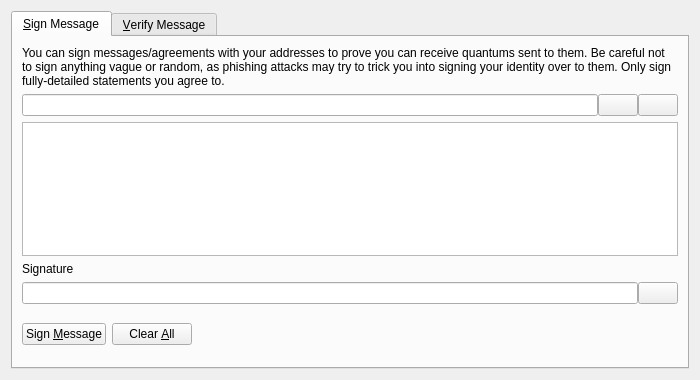
<?xml version="1.0" encoding="UTF-8"?>
<ui version="4.0">
 <class>SignVerifyMessageDialog</class>
 <widget class="QDialog" name="SignVerifyMessageDialog">
  <property name="geometry">
   <rect>
    <x>0</x>
    <y>0</y>
    <width>700</width>
    <height>380</height>
   </rect>
  </property>
  <property name="windowTitle">
   <string>Signatures - Sign / Verify a Message</string>
  </property>
  <property name="modal">
   <bool>true</bool>
  </property>
  <layout class="QVBoxLayout" name="verticalLayout">
   <item>
    <widget class="QTabWidget" name="tabWidget">
     <property name="currentIndex">
      <number>0</number>
     </property>
     <widget class="QWidget" name="tabSignMessage">
      <attribute name="title">
       <string>&amp;Sign Message</string>
      </attribute>
      <layout class="QVBoxLayout" name="verticalLayout_SM">
       <item>
        <widget class="QLabel" name="infoLabel_SM">
         <property name="text">
          <string>You can sign messages/agreements with your addresses to prove you can receive quantums sent to them. Be careful not to sign anything vague or random, as phishing attacks may try to trick you into signing your identity over to them. Only sign fully-detailed statements you agree to.</string>
         </property>
         <property name="textFormat">
          <enum>Qt::PlainText</enum>
         </property>
         <property name="wordWrap">
          <bool>true</bool>
         </property>
        </widget>
       </item>
       <item>
        <layout class="QHBoxLayout" name="horizontalLayout_1_SM">
         <property name="spacing">
          <number>0</number>
         </property>
         <item>
          <widget class="QValidatedLineEdit" name="addressIn_SM">
           <property name="toolTip">
            <string>The Quantum address to sign the message with</string>
           </property>
          </widget>
         </item>
         <item>
          <widget class="QPushButton" name="addressBookButton_SM">
           <property name="toolTip">
            <string>Choose previously used address</string>
           </property>
           <property name="text">
            <string/>
           </property>
           <property name="icon">
            <iconset resource="../quantum.qrc">
             <normaloff>:/icons/address-book</normaloff>:/icons/address-book</iconset>
           </property>
           <property name="shortcut">
            <string>Alt+A</string>
           </property>
           <property name="autoDefault">
            <bool>false</bool>
           </property>
          </widget>
         </item>
         <item>
          <widget class="QPushButton" name="pasteButton_SM">
           <property name="toolTip">
            <string>Paste address from clipboard</string>
           </property>
           <property name="text">
            <string/>
           </property>
           <property name="icon">
            <iconset resource="../quantum.qrc">
             <normaloff>:/icons/editpaste</normaloff>:/icons/editpaste</iconset>
           </property>
           <property name="shortcut">
            <string>Alt+P</string>
           </property>
           <property name="autoDefault">
            <bool>false</bool>
           </property>
          </widget>
         </item>
        </layout>
       </item>
       <item>
        <widget class="QPlainTextEdit" name="messageIn_SM">
         <property name="toolTip">
          <string>Enter the message you want to sign here</string>
         </property>
        </widget>
       </item>
       <item>
        <widget class="QLabel" name="signatureLabel_SM">
         <property name="text">
          <string>Signature</string>
         </property>
         <property name="textFormat">
          <enum>Qt::PlainText</enum>
         </property>
        </widget>
       </item>
       <item>
        <layout class="QHBoxLayout" name="horizontalLayout_2_SM">
         <property name="spacing">
          <number>0</number>
         </property>
         <item>
          <widget class="QLineEdit" name="signatureOut_SM">
           <property name="font">
            <font>
             <italic>true</italic>
            </font>
           </property>
           <property name="readOnly">
            <bool>true</bool>
           </property>
          </widget>
         </item>
         <item>
          <widget class="QPushButton" name="copySignatureButton_SM">
           <property name="toolTip">
            <string>Copy the current signature to the system clipboard</string>
           </property>
           <property name="text">
            <string/>
           </property>
           <property name="icon">
            <iconset resource="../quantum.qrc">
             <normaloff>:/icons/editcopy</normaloff>:/icons/editcopy</iconset>
           </property>
           <property name="autoDefault">
            <bool>false</bool>
           </property>
          </widget>
         </item>
        </layout>
       </item>
       <item>
        <layout class="QHBoxLayout" name="horizontalLayout_3_SM">
         <item>
          <widget class="QPushButton" name="signMessageButton_SM">
           <property name="toolTip">
            <string>Sign the message to prove you own this Quantum address</string>
           </property>
           <property name="text">
            <string>Sign &amp;Message</string>
           </property>
           <property name="icon">
            <iconset resource="../quantum.qrc">
             <normaloff>:/icons/edit</normaloff>:/icons/edit</iconset>
           </property>
           <property name="autoDefault">
            <bool>false</bool>
           </property>
          </widget>
         </item>
         <item>
          <widget class="QPushButton" name="clearButton_SM">
           <property name="toolTip">
            <string>Reset all sign message fields</string>
           </property>
           <property name="text">
            <string>Clear &amp;All</string>
           </property>
           <property name="icon">
            <iconset resource="../quantum.qrc">
             <normaloff>:/icons/remove</normaloff>:/icons/remove</iconset>
           </property>
           <property name="autoDefault">
            <bool>false</bool>
           </property>
          </widget>
         </item>
         <item>
          <spacer name="horizontalSpacer_1_SM">
           <property name="orientation">
            <enum>Qt::Horizontal</enum>
           </property>
           <property name="sizeHint" stdset="0">
            <size>
             <width>40</width>
             <height>48</height>
            </size>
           </property>
          </spacer>
         </item>
         <item>
          <widget class="QLabel" name="statusLabel_SM">
           <property name="font">
            <font>
             <weight>75</weight>
             <bold>true</bold>
            </font>
           </property>
           <property name="text">
            <string/>
           </property>
           <property name="wordWrap">
            <bool>true</bool>
           </property>
          </widget>
         </item>
         <item>
          <spacer name="horizontalSpacer_2_SM">
           <property name="orientation">
            <enum>Qt::Horizontal</enum>
           </property>
           <property name="sizeHint" stdset="0">
            <size>
             <width>40</width>
             <height>48</height>
            </size>
           </property>
          </spacer>
         </item>
        </layout>
       </item>
      </layout>
     </widget>
     <widget class="QWidget" name="tabVerifyMessage">
      <attribute name="title">
       <string>&amp;Verify Message</string>
      </attribute>
      <layout class="QVBoxLayout" name="verticalLayout_VM">
       <item>
        <widget class="QLabel" name="infoLabel_VM">
         <property name="text">
          <string>Enter the receiver's address, message (ensure you copy line breaks, spaces, tabs, etc. exactly) and signature below to verify the message. Be careful not to read more into the signature than what is in the signed message itself, to avoid being tricked by a man-in-the-middle attack. Note that this only proves the signing party receives with the address, it cannot prove sendership of any transaction!</string>
         </property>
         <property name="textFormat">
          <enum>Qt::PlainText</enum>
         </property>
         <property name="alignment">
          <set>Qt::AlignLeading|Qt::AlignLeft|Qt::AlignTop</set>
         </property>
         <property name="wordWrap">
          <bool>true</bool>
         </property>
        </widget>
       </item>
       <item>
        <layout class="QHBoxLayout" name="horizontalLayout_1_VM">
         <property name="spacing">
          <number>0</number>
         </property>
         <item>
          <widget class="QValidatedLineEdit" name="addressIn_VM">
           <property name="toolTip">
            <string>The Quantum address the message was signed with</string>
           </property>
          </widget>
         </item>
         <item>
          <widget class="QPushButton" name="addressBookButton_VM">
           <property name="toolTip">
            <string>Choose previously used address</string>
           </property>
           <property name="text">
            <string/>
           </property>
           <property name="icon">
            <iconset resource="../quantum.qrc">
             <normaloff>:/icons/address-book</normaloff>:/icons/address-book</iconset>
           </property>
           <property name="shortcut">
            <string>Alt+A</string>
           </property>
           <property name="autoDefault">
            <bool>false</bool>
           </property>
          </widget>
         </item>
        </layout>
       </item>
       <item>
        <widget class="QPlainTextEdit" name="messageIn_VM"/>
       </item>
       <item>
        <widget class="QValidatedLineEdit" name="signatureIn_VM"/>
       </item>
       <item>
        <layout class="QHBoxLayout" name="horizontalLayout_2_VM">
         <item>
          <widget class="QPushButton" name="verifyMessageButton_VM">
           <property name="toolTip">
            <string>Verify the message to ensure it was signed with the specified Quantum address</string>
           </property>
           <property name="text">
            <string>Verify &amp;Message</string>
           </property>
           <property name="icon">
            <iconset resource="../quantum.qrc">
             <normaloff>:/icons/transaction_0</normaloff>:/icons/transaction_0</iconset>
           </property>
           <property name="autoDefault">
            <bool>false</bool>
           </property>
          </widget>
         </item>
         <item>
          <widget class="QPushButton" name="clearButton_VM">
           <property name="toolTip">
            <string>Reset all verify message fields</string>
           </property>
           <property name="text">
            <string>Clear &amp;All</string>
           </property>
           <property name="icon">
            <iconset resource="../quantum.qrc">
             <normaloff>:/icons/remove</normaloff>:/icons/remove</iconset>
           </property>
           <property name="autoDefault">
            <bool>false</bool>
           </property>
          </widget>
         </item>
         <item>
          <spacer name="horizontalSpacer_1_VM">
           <property name="orientation">
            <enum>Qt::Horizontal</enum>
           </property>
           <property name="sizeHint" stdset="0">
            <size>
             <width>40</width>
             <height>48</height>
            </size>
           </property>
          </spacer>
         </item>
         <item>
          <widget class="QLabel" name="statusLabel_VM">
           <property name="font">
            <font>
             <weight>75</weight>
             <bold>true</bold>
            </font>
           </property>
           <property name="text">
            <string/>
           </property>
           <property name="wordWrap">
            <bool>true</bool>
           </property>
          </widget>
         </item>
         <item>
          <spacer name="horizontalSpacer_2_VM">
           <property name="orientation">
            <enum>Qt::Horizontal</enum>
           </property>
           <property name="sizeHint" stdset="0">
            <size>
             <width>40</width>
             <height>48</height>
            </size>
           </property>
          </spacer>
         </item>
        </layout>
       </item>
      </layout>
     </widget>
    </widget>
   </item>
  </layout>
 </widget>
 <customwidgets>
  <customwidget>
   <class>QValidatedLineEdit</class>
   <extends>QLineEdit</extends>
   <header>qvalidatedlineedit.h</header>
  </customwidget>
 </customwidgets>
 <resources>
  <include location="../quantum.qrc"/>
 </resources>
 <connections/>
</ui>
